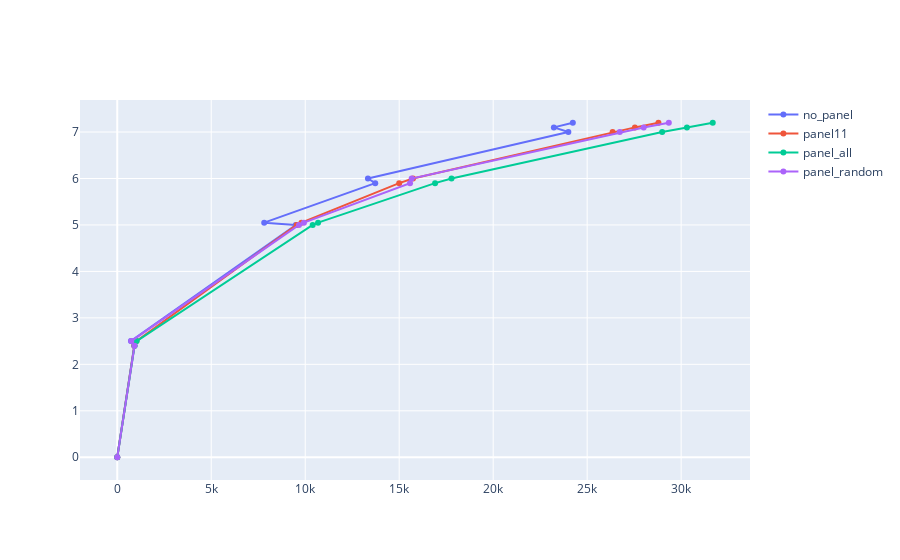

Source (notebook cell):
### Markdown cell above
- randomly add panel markers: panel random scenario

![image.png](attachment:image.png)

### Code cell
fields = ['no_panel', 'panel11', 'panel_all', 'panel_random']
fig, df = plot_conveyance_csv(conveyance_curve, fields)
fig

### Figure 1 — Plotly figure (JSON) as saved in the notebook; plotly's stock layout.template omitted (floating-point values rounded to 4 significant figures)
{"data": [{"mode": "lines+markers", "name": "no_panel", "type": "scatter", "x": [0, 908.3, 729.3, 9497.0, 7818.0, 13730.0, 13340.0, 24000.0, 23230.0, 24240.0], "y": [0, 2.4, 2.5, 5, 5.05, 5.9, 6, 7, 7.1, 7.2]}, {"mode": "lines+markers", "name": "panel11", "type": "scatter", "x": [0, 908.3, 1018.0, 9547.0, 9799.0, 15000.0, 15730.0, 26350.0, 27540.0, 28790.0], "y": [0, 2.4, 2.5, 5, 5.05, 5.9, 6, 7, 7.1, 7.2]}, {"mode": "lines+markers", "name": "panel_all", "type": "scatter", "x": [0, 920.3, 1032.0, 10400.0, 10680.0, 16910.0, 17780.0, 28990.0, 30310.0, 31680.0], "y": [0, 2.4, 2.5, 5, 5.05, 5.9, 6, 7, 7.1, 7.2]}, {"mode": "lines+markers", "name": "panel_random", "type": "scatter", "x": [0, 920.3, 744.4, 9670.0, 9931.0, 15580.0, 15660.0, 26730.0, 28010.0, 29340.0], "y": [0, 2.4, 2.5, 5, 5.05, 5.9, 6, 7, 7.1, 7.2]}], "layout": {"autosize": true, "xaxis": {"autorange": true, "range": [-1872.0, 33550.0], "type": "linear"}, "yaxis": {"autorange": true, "range": [-0.5274, 7.727], "type": "linear"}}}
